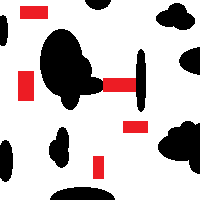
%> input picture map3.png, 200 x 200 px
$ octave testautomator.m   (GNU Octave 9; MATLAB toolbox functions it lacks are replaced by stand-ins)
%> lines starting %> are read from the running program, lines starting %| are printed output that depends on the picture; in (x1, y1, x2, y2) boxes, pixels count from 0 and x2, y2 are one past the last pixel; in counts of white or black regions, pixels touching at a corner belong together; the program's own positions count from 1
### generate_map.m
function [contam, obstacles, sources] = generate_map(display, save_maps, name, sources)
%> called with display = 0, save_maps = 0, sources = [105 35; 50 100]

if display
    close all;
end

% randomize source location(s)?
% make number of sources a parameter?
%sources = [268, 283];
obs = imread(name); %maps 3-5
%> obs is the input picture: size 200x200x3 uint8; mean R, G, B 201, 191.3, 191.7
%obs = rgb2gray(obs);
obstacles = obs(:, :, 2) <= 128;
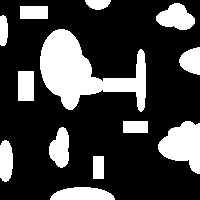
%> obstacles: size 200x200 logical; 25.5% white; 13 white regions, largest, box (x1, y1, x2, y2) and area: (40, 29, 146, 112) 4094, (158, 121, 200, 174) 1427, (156, 3, 195, 30) 701
ground_obs = obs(:, :, 1)<=128; %set ground_obs = obstacles for all obstacles to block contam
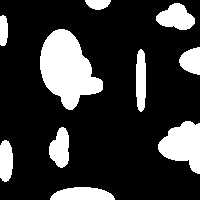
%> ground_obs: size 200x200 logical; 20.8% white; 10 white regions, largest, box (x1, y1, x2, y2) and area: (40, 29, 103, 110) 3090, (158, 121, 200, 174) 1427, (156, 3, 195, 30) 701

iter = 20; %steps for contamination spread

if display
    figure('units','normalized','outerposition',[0 0 1 1]);
    figure(1);
    imagesc(obstacles'); axis square; colorbar; colormap jet; hold on;
    figure(2);
    imagesc(obstacles'); axis square; colorbar; colormap jet; hold on;
end

contam = zeros([size(obstacles), 3]);

maxTime = 3;
for i=1:maxTime
    for j = 1:size(sources, 1)
        contam(:, :,j)  = updatePol(contam(:, :,j),ground_obs,sources(j, :), iter, i);
        contam(:, :, j) = contam(:, :, j) / max(max(contam(:, :, j)));
    end
    if display
        figure(2);
        imagesc(contam(:, :, 1)' / max(max(contam(:, :, 1))));
        pause(0.1);
    end
end
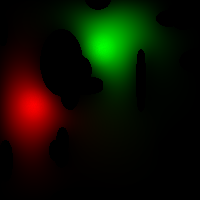
%> contam: size 200x200x3 double; mean R, G, B 0.0578, 0.0641, 0

if save_maps
    save('map', 'contam', 'obstacles', 'sources');
end

%plot dist
if display
    figure()
    x_range = max(sources(1,1)-99, 1):min(sources(1,1)+100, size(contam, 1));
    y_range = max(sources(1,2)-99, 1):min(sources(1,2)+100, size(contam, 2));
    c1 = contam(x_range, y_range);
    [x, y] = meshgrid(x_range, y_range);
    x = (x-sources(1,1)).^2;
    y = (y-sources(1,2)).^2;
    dis = sqrt(x+y);

    c1_lin = reshape(c1, [length(x_range)*length(y_range), 1]);
    dis_lin = reshape(dis', [length(x_range)*length(y_range), 1]);
    scatter(dis_lin, c1_lin);
    xlabel('distance from source (px)');
    ylabel('contamination');

    yfit = 0:0.001:1;
    xfit = 35*((-1*log(yfit)).^(3/4));
    hold on;
    plot(xfit, yfit);
end

for j = 2:size(sources, 1)
    contam(:, :, 1) = contam(:, :, 1) + contam(:, :, j);
end
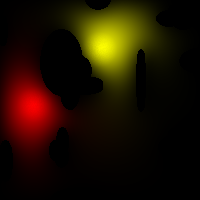
%> contam: size 200x200x3 double; mean R, G, B 0.122, 0.0641, 0; drawn with min black and max white

contam = contam(:, :, 1);
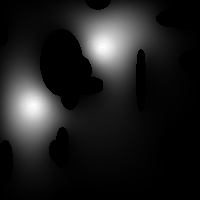
%> contam: size 200x200 double; min 0, max 1, mean 0.122; drawn with min black and max white

end

### runtest.m
function[numofmoves, caught] = runtest(robotstart, mapname, sources)

close all;

if exist('mapname', 'var')
    % [4 lines of commented-out code are left out]
    [envmap, obsmap, sources] = generate_map(0, 0, mapname, sources);
%> sources = [105 35; 50 100]
else
    %TODO: should we specify target location?
    [envmap, obsmap, sources] = generate_map(0, 0, "map3.png", [105, 35; 50, 100]);
end

%draw the environment
fig = figure('units','normalized','outerposition',[0 0 1 1]);
sp1 = subplot(1,2,1);
sp1.Position = sp1.Position + [0 -0.05 0 0.1];
imshow(ones(size(envmap')));
%> the run ends on the next line
sp2 = subplot(1,2,2);
sp2.Position = sp2.Position + [0 -0.05 0 0.1];
imshow(ones(size(envmap')));
% [10 lines of commented-out code are left out]
imInd = gray2ind(envmap', 256);
rgbImage = ind2rgb(imInd, jet(256));
rgbImage(:,:,:) = rgbImage(:,:,:) .* ~obsmap(:,:)';
axes(sp1);
imshow(rgbImage);
hold on;

exploredmap = zeros(size(envmap));
exploredmap = logical(exploredmap);
exploredmap(robotstart(1), robotstart(2)) = 1;

goalmap = ones(size(envmap)) / (size(envmap, 1) * size(envmap, 2));
%current positions of the target and robot
robotpos = robotstart;

%now comes the main loop
hr = -1;
goal_guess_plot = -1;
goal_guess_plot2 = -1;
numofmoves = 0;

%c0 = clock();

%meshgrid for distance calcs
[x, y] = meshgrid(1:size(envmap, 1), 1:size(envmap, 2));

display_n = 5; %render every nth iteration

sourcecount = 2;
caught = zeros(1, sourcecount);
sourcelog = zeros(sourcecount, 2);
sourcerad = 80;
s = 1;

while s <= sourcecount
    for i = 1:1000
        %draw the positions

        [maxval, n] = max(goalmap(:));
        %[x_max, y_max] = ind2sub(size(goalmap), n);
        ids = find(goalmap(:)==maxval);
        [x_max_arr, y_max_arr] = ind2sub(size(goalmap), ids);
        x_max = ceil(sum(x_max_arr)/length(x_max_arr));
        y_max = ceil(sum(y_max_arr)/length(y_max_arr));

        if(mod(i, display_n)==0)
            figure(1);
            axes(sp1);
            imshow((rgbImage(:,:,:) .* ~obsmap(:,:)') + repmat(transpose(exploredmap), 1, 1, 3))
            if (hr ~= -1)
                delete(hr);
            end
            hr = text(robotpos(1), robotpos(2), 'R', 'Color', 'w', 'FontWeight', 'bold');
            %hr0 = scatter(robotpos(1), robotpos(2), 10, 'w', 'filled');
            if (goal_guess_plot ~= -1)
                delete(goal_guess_plot);
            end
            goal_guess_plot = scatter(y_max, x_max, 'm', 'LineWidth', 2);
            %axes(sp2);
            %imshow((exploredmap.*~obsmap + 0.5*(~exploredmap))');

            %axes(sp3);
            axes(sp2);
            imshow(goalmap/max(max(goalmap)));
            hold on;

            if (goal_guess_plot2 ~= -1)
                delete(goal_guess_plot2);
            end
            goal_guess_plot2 = scatter(y_max, x_max, 'm', 'LineWidth', 2);
            hold off;
        end

        %call robot planner to find what they want to do
        %tStart = tic;
        % want our planner to return entire path to next frontier location
        localplan = robotplanner(envmap, obsmap, exploredmap, [y_max x_max], robotpos);
        % [11 lines of commented-out code are left out]

        for j = 1:size(localplan, 1)
            newrobotpos = localplan(j, :);
            %check that the new commanded position is valid
            if (newrobotpos(1) < 1 || newrobotpos(1) > size(envmap, 1) || ...
                    newrobotpos(2) < 1 || newrobotpos(2) > size(envmap, 2))
                fprintf(1, 'ERROR: out-of-map robot position commanded\n');
                return;
            elseif (obsmap(newrobotpos(1), newrobotpos(2)) ~= 0)
                fprintf(1, 'ERROR: invalid robot position commanded\n');
                return;
            elseif (abs(newrobotpos(1)-robotpos(1)) > 1 || abs(newrobotpos(2)-robotpos(2)) > 1)
                fprintf(1, 'ERROR: invalid robot move commanded\n');
                return;
            end

            %make the moves
            robotpos = double(newrobotpos);
            % exploredmap(robotpos(1), robotpos(2)) = 1;
            numofmoves = numofmoves + 1;

            %pause(0.1);
        end

        %Update contamination map
        contam_reading = envmap(robotpos(1), robotpos(2));

        for explored_s = 1:s-1
            old_dis = norm([robotpos(1)-sourcelog(explored_s, 2), robotpos(2)-sourcelog(explored_s, 1)]);
            if(old_dis < sourcerad)
                contam_reading = 0;
                explored_s = s;
            else
                exp_reading = 0.5*exp(-1*(old_dis/35)^(4/3)); %inverse of sensor relation
                contam_reading = contam_reading - exp_reading;
            end
        end
        exp_dist = max(0, 35*((-1*log(contam_reading)).^(3/4)));
        if(contam_reading == 0)
            exp_dist = 0;
        end

        if(contam_reading > 0)
            dis = sqrt((x-robotpos(1)).^2+(y-robotpos(2)).^2);
            c = 5+15*(1-contam_reading);

            p_gau_far = 1+(contam_reading*(exp(-1*(dis-exp_dist).^2/(2*c^2))-1));
            p_gau_near = 1+(contam_reading*(exp(-1*(dis-exp_dist).^2/(2.5*2*c^2))-1));
            p_gau = p_gau_far.*(dis>exp_dist)+p_gau_near.*(dis<=exp_dist);
        else
            p_gau = ones(size(dis));
        end

% [5 lines of commented-out code are left out]

        goalmap = goalmap.*p_gau;
        goalmap = goalmap ./ sum(sum(goalmap)); %normalize probs to sum of 1

        %TODO: Implement stopping condition -> should be signaled by the
        %planner when it thinks it found the source
        %check if target is caught
    %     for source_ind = 1:size(sources, 1)
    %          if (abs(robotpos(1)-sources(source_ind, 1)) <= 1 && abs(robotpos(2)-sources(source_ind, 2)) <= 1)
    %              caught = 1;
    %              break; %Condition will be different if multigoal
    %          end
    %     end

        % need the nearest source to the current guess
        min_dist_to_source = size(obsmap, 2);
        closest_source_index = 1;
        for j = 1:sourcecount
            dist_to_source = sqrt((robotpos(2)-sources(j,2)).^2+(robotpos(1)-sources(j,1)).^2);
            if dist_to_source < min_dist_to_source
                min_dist_to_source = dist_to_source;
                closest_source_index = j;
            end
        end
        if (~caught(closest_source_index) && abs(robotpos(1) - sources(closest_source_index, 1)) <= 3 && abs(robotpos(2) - sources(closest_source_index, 2)) <= 3)
            caught(closest_source_index) = 1;
            fprintf(1, 'Found Source!\n');
            sourcelog(s, :) = [x_max, y_max];
            s = s + 1;
            if(s > sourcecount)
                break;
            end
            goalmap = min(1, (sqrt((x-robotpos(1)).^2+(y-robotpos(2)).^2))/sourcerad);
            goalmap = goalmap / max(max(goalmap));
            imshow(goalmap);
            %goalmap = ones(size(envmap)) / (size(envmap, 1) * size(envmap, 2));
        end
    end
end

fprintf(1, 'Robot stopped=%d, number of moves made=%d\n', caught(1), numofmoves);
%c = clock();
%fprintf(1, 'duration=%d\n', (c(5) - c0(5)) * 60 + c(6) - c0(6));

### testautomator.m
%mex COPTIMFLAGS="-O3"  planner.cpp
map_ind = 1;
source_ind = 1;
start_ind = 2;


maps = ["map3.png", "map4.png", "map5.png"];
sources = {[105, 35; 50, 100], [70, 30; 60, 125]};
starts = {[30, 20], [160, 160], [40, 10], [120, 40]};

tic();
runtest(starts{start_ind}, maps(map_ind), sources{source_ind});

$ run again, with map1.png copied over map3.png
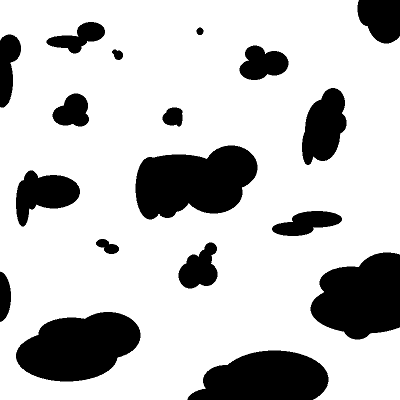
%> input picture map1.png, 400 x 400 px
%> in generate_map, obs is the input picture: size 400x400x3 uint8; min 0, max 255, mean 196.1
%> in generate_map, `obstacles = obs(:, :, 2) <= 128;`:
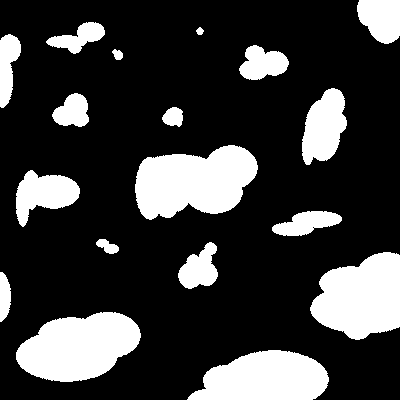
%> obstacles: size 400x400 logical; 23.2% white; 18 white regions, largest, box (x1, y1, x2, y2) and area: (135, 145, 258, 220) 6595, (16, 312, 141, 382) 6200, (310, 252, 400, 340) 5806
%> in generate_map, `contam = contam(:, :, 1);`:
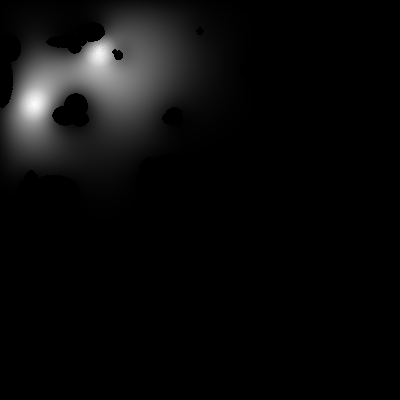
%> contam: size 400x400 double; min 0, max 1.06, mean 0.0477; drawn with min black and max white
%> sources = [105 35; 50 100]
